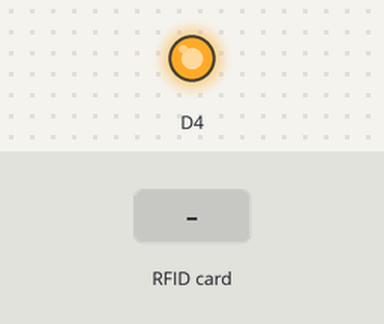
Simulated run of this sketch. Board: ESP8266 (NodeMCU). On the bench: output pins drawn as LEDs (lit = HIGH). Inputs (shaded band) come from the test bench. What the sketch prints to the serial monitor is not drawn.

Above: at 1.2 s.
1.3 s: RFID card 6A 75 84 07 held to the reader
Timing chart, 0 to 4.3 s (numbered marks = the images above; inputs shaded):
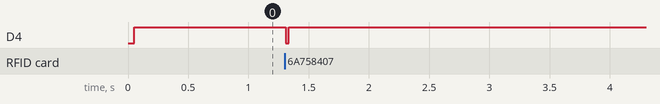

Measured:
- after the input at 1.3 s, D4: HIGH → LOW at once, → HIGH 0.03 s later

The sketch:

sketch_dec05a.ino
```cpp
#include<MFRC522.h>
#include<SPI.h>

#define RST_PIN         D2          // Configurable, see typical pin layout above
#define SS_PIN          D8
MFRC522 mfrc522(SS_PIN, RST_PIN);
void setup()
{
  pinMode(D4, OUTPUT);
  SPI.begin();
  Serial.begin(115200);
  mfrc522.PCD_Init();
  digitalWrite(D4, HIGH);

}
void loop()
{

  if (mfrc522.PICC_IsNewCardPresent())
  {
    if (mfrc522.PICC_ReadCardSerial())
    {
      String uid = "";

      for (int i = 0; i < mfrc522.uid.size; i++)
      {

        uid.concat(String(mfrc522.uid.uidByte[i] < 0x10 ? "0" : ""));
        uid.concat(String(mfrc522.uid.uidByte[i], HEX));
      }
      uid.toUpperCase();

      if (uid == "6A758407")
      {
        Serial.println("1");
        digitalWrite(D4, LOW);
      }
      if (uid == "6B86CC21")
      {
        Serial.println("2");
        digitalWrite(D4, LOW);
      }
      if (uid == "3AFA8A07")
      {
        Serial.println("3");
        digitalWrite(D4, LOW);

      }
      if (uid == "2B2BB821")
      {
        Serial.println("4");
        digitalWrite(D4, LOW);
      }
    }
  }
  else {
    digitalWrite(D4, HIGH);
  }


}
```
